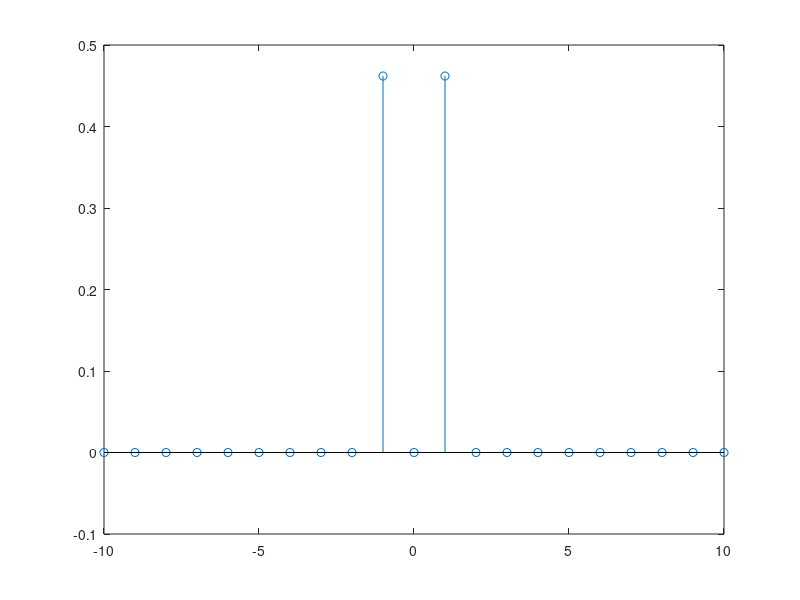
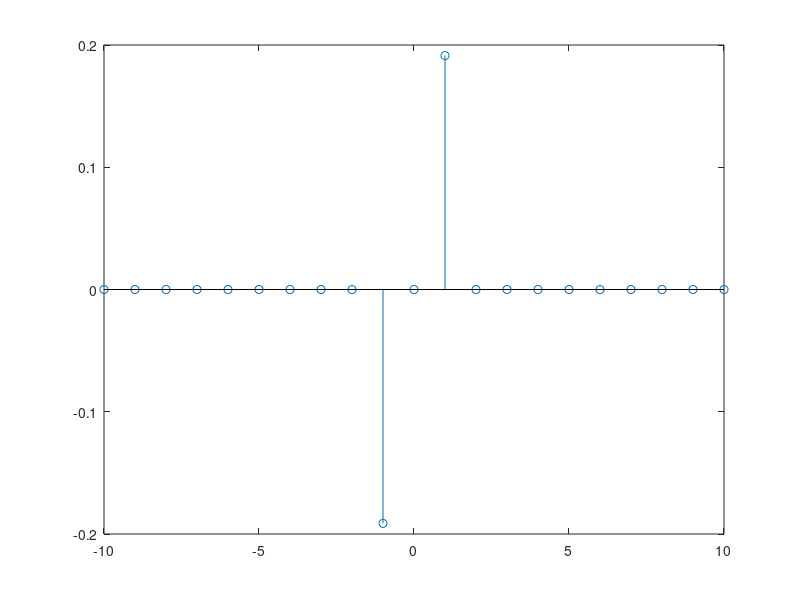

MATLAB code to generate these figures, in order:
clc
clear all
close all
%%
Fs = 100;
T0 = 1;
w0 = 2*pi;
tvec = 0:1/Fs:T0;
A = 1;
Phi = pi/8;
xt = A*cos(w0*tvec + Phi);
kvec = -10:10;
for kx = 1:length(kvec)
    k = kvec(kx);
    basis = exp(-i*k*w0*tvec);
    C(kx) = 1/T0 *trapz(tvec, xt.*basis);
end;
stem(kvec, real(C));
figure;
stem(kvec, imag(C));